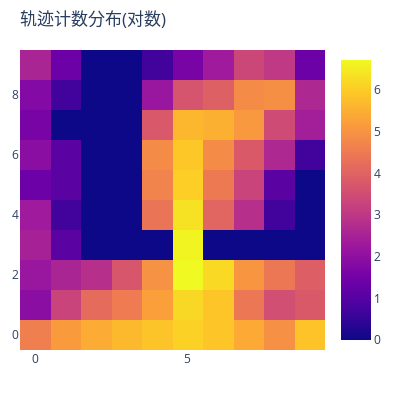

The notebook cell saved with this chart:
### Code cell
world = GridWorld(
    environments_img_folderPath='demo_label/train/',
    expert_trajs=world_trajGen.df_trajs_experts,
    width=10,
    height=10,
    active_all=False,
    trans_prob=0.6,
    discount=0.9,
    real_reward_mat = world_trajGen.real_rewards_matrix
)
world.ShowGridWorld_Count_log(title='轨迹计数分布(对数)')

### Figure 1 — Plotly figure (JSON) as saved in the notebook; plotly's stock layout.template omitted (floating-point values rounded to 4 significant figures)
{"data": [{"type": "heatmap", "z": [[4.605, 5.13, 5.438, 5.68, 5.875, 6.087, 5.889, 5.429, 4.942, 5.858], [1.946, 3.296, 4.205, 4.533, 5.231, 6.194, 5.889, 4.443, 3.555, 3.784], [2.197, 2.565, 2.833, 3.714, 4.97, 6.727, 6.221, 5.043, 4.443, 3.912], [2.485, 1.099, 0, 0, 0, 6.653, 0, 0, 0, 0], [2.303, 0.6931, 0, 0, 4.382, 6.363, 4.06, 2.833, 0.6931, 0], [1.386, 1.099, 0, 0, 4.691, 6.047, 4.489, 3.296, 1.099, 0], [1.946, 1.099, 0, 0, 4.852, 5.94, 4.844, 3.784, 2.639, 0.6931], [1.609, 0, 0, 0, 3.761, 5.642, 5.525, 5.088, 3.466, 2.398], [1.792, 0.6931, 0, 0, 2.197, 3.664, 3.932, 4.852, 4.927, 2.639], [2.565, 1.386, 0, 0, 0.6931, 1.609, 2.303, 3.367, 3.045, 1.386]]}], "layout": {"autosize": false, "height": 400, "margin": {"b": 50, "l": 20, "r": 20, "t": 50}, "title": {"text": "轨迹计数分布(对数)"}, "width": 400}}
